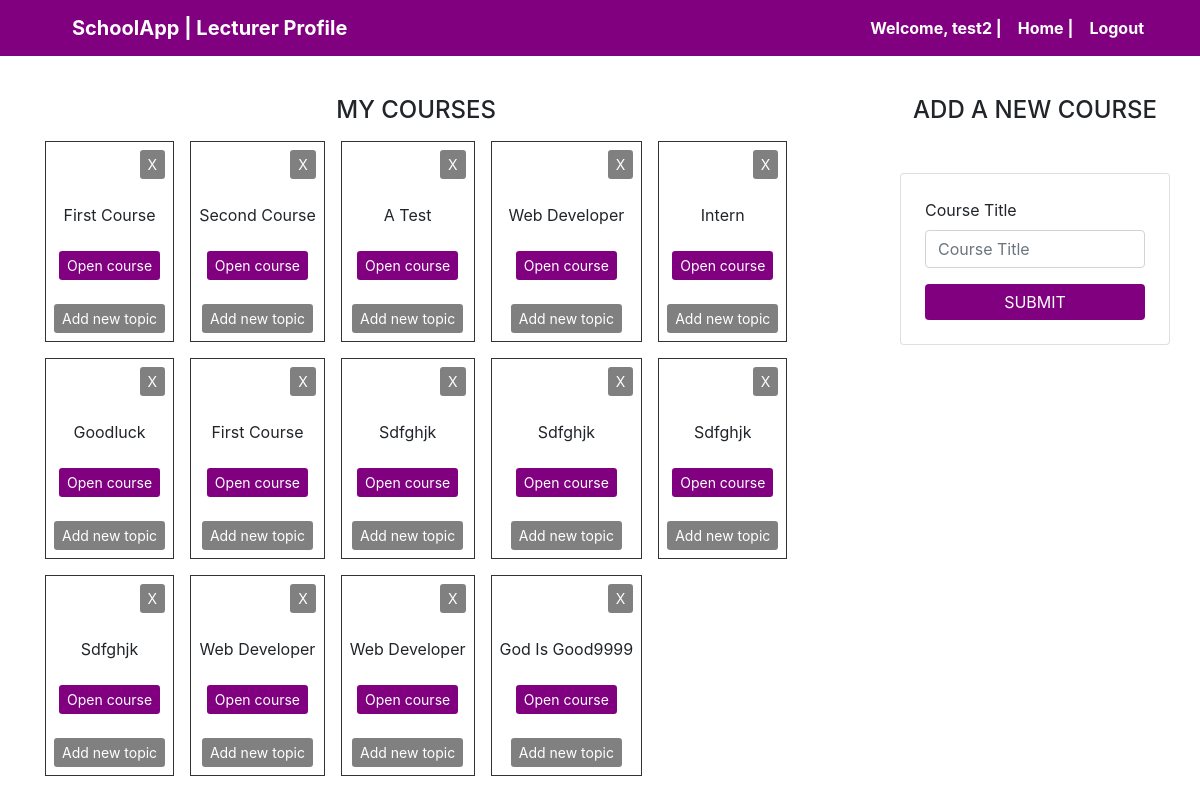
/lecturerdashboard.php (signed in), run on the app's committed database.
### tables this page shows
CREATE TABLE `courses` (
  `id` int(11) NOT NULL,
  `user` varchar(50) NOT NULL,
  `title` varchar(100) NOT NULL
);

### lecturerdashboard.php (the view, shortened to what this page needs)
<?php
    require('db.php');
?>
<!DOCTYPE html>
<html>
<head>
    <link href="bootstrap.min.css?<?=filemtime("bootstrap.min.css")?>" rel="stylesheet" type="text/css" />
    <link href="stylee.css?<?=filemtime("stylee.css")?>" rel="stylesheet" type="text/css" />
</head>
<body>
    <div class="container-fluid bg-transparent w-100 p-0">
            <nav style="background-color: purple;" class="navbar navbar-expand-md navbar-light px-0 w-100 px-5">
                <a style="font-size:" class="navbar-brand px-4 display-7" href="#">SchoolApp  |  Lecturer Profile</a>
                <div class="collapse navbar-collapse w-100" id="navbarSupportedContent">
                  <ul class="navbar-nav ml-auto">
                  <li class="nav-item active">
                <a class="nav-link" href="#">Welcome, <?php echo $_SESSION['username']; ?>   |</a>
                </li>
                    <li class="nav-item active">
                      <a class="nav-link" href="#">Home  |<span class="sr-only">(current)</span></a>
                    </li>
                    <li class="nav-item">
                      <a style="background-color:purple; color:white;" class="font-weight-bold nav-link"  href="logout.php">Logout</a>
                    </li>
                  </ul>
                </div>
              </nav>
        </div>
<div class="container">
        <div class="row mt-5">
        <div class="col-lg-9 d-flex mt-5" >
                <div class="center">
                <h4 class="mb-3 text-center">MY COURSES</h4>
                <div class="grid-container2 fs-6 text">
                    <?php
                        $username = $_SESSION['username'];
                        $query = "SELECT * FROM courses WHERE user='$username'";
                        $result = mysqli_query($con, $query) or die(mysql_error());
                        $rows = $result->num_rows;
                        for ($j = 0 ; $j < $rows ; ++$j)
                        {
                        $result->data_seek($j);
                        $row = $result->fetch_array(MYSQLI_ASSOC);
                        echo '<div class="grid-item2">
                        <form class="form d-flex" action="" method="post">' . "
                        <input type='hidden' id='' name='delete' value='". $row['title']. "'>
                        <input style='background-color: gray; border:none; color:white;'  type='submit' name='submit' value='X' class='btn-sm login-button btn ml-auto'>
</form>".
                        '<p class="my-4 text-capitalize">'.$row['title'] .'   </p> <div class="">   '. "
                        <form class='form' action='viewcourse.php' method='post'>
                        <input type='hidden' id='' name='course' value='". $row['title']. "'>
                        <input style='background-color: purple; border:none; color:white;'  type='submit' name='submit' value='Open course' class='btn-sm login-button btn'>
                        </form>"."<br>"
                        ."<form class='form' action='topicsform.php' method='post'>
                        <input type='hidden' id='' name='title' value='". $row['title']. "'>
                        <input style='background-color: gray; border:none; color:white;' type='submit' name='submit' value='Add new topic' class='btn-sm login-button btn'>
                        </form>"."</div></div>
                        ";
                        }
                    ?>
                </div>
                </div>
            </div>
            <div class="col-lg-3 mt-5" style="position: relative;">
                <div class="" style="position: absolute; top: 0;">
                <h4 class="mb-5 text-center">ADD A NEW COURSE</h4>
                <form action="" method="post" class="card p-4">
                    <div class="form-group">
                        <label for="title">Course Title</label>
                        <input type="text" name="title" class="form-control" id="title" placeholder="Course Title" required>
                    </div>
                    <button style="background-color: purple; border:none;" type="submit" name="submit" class="btn btn-primary"><a style="color: white">Submit</a></button>
                </form>
                </div>
            </div>
        </div>
        </div>
</body>
</html>

### stylee.css (style rules this page uses)
body { width: 100%; margin: 0%; padding: 0%; box-sizing: border-box; }
.navbar { background-color: purple !important; position: fixed; top: 0; z-index: 10; }
nav a { font-weight: bold; color:white !important; }
button { padding: 1.25em 2.25em; font-size: 0.85rem; font-weight: 700; text-transform: uppercase; border: none; border-radius: 10em; background-color: purple; color: white; }
.grid-container2 { display: grid; grid-template-columns: auto auto auto auto auto ; grid-gap: 1rem; }
.grid-item2 { background-color: rgba(255, 255, 255, 0.8); border: 1px solid rgba(0, 0, 0, 0.8); padding: 0.5rem; text-align: center; }

### data on the page
courses: title "First Course"
courses: title "Second Course"
courses: title "A Test"
courses: title "Web Developer"
courses: title "Intern"
courses: title "Goodluck"
courses: title "First Course"
courses: title "Sdfghjk"
courses: title "Sdfghjk"
courses: title "Sdfghjk"
courses: title "Sdfghjk"
courses: title "Web Developer"
courses: title "Web Developer"
courses: title "God Is Good9999"

### other printed values
$_SESSION['username'] "test2"
